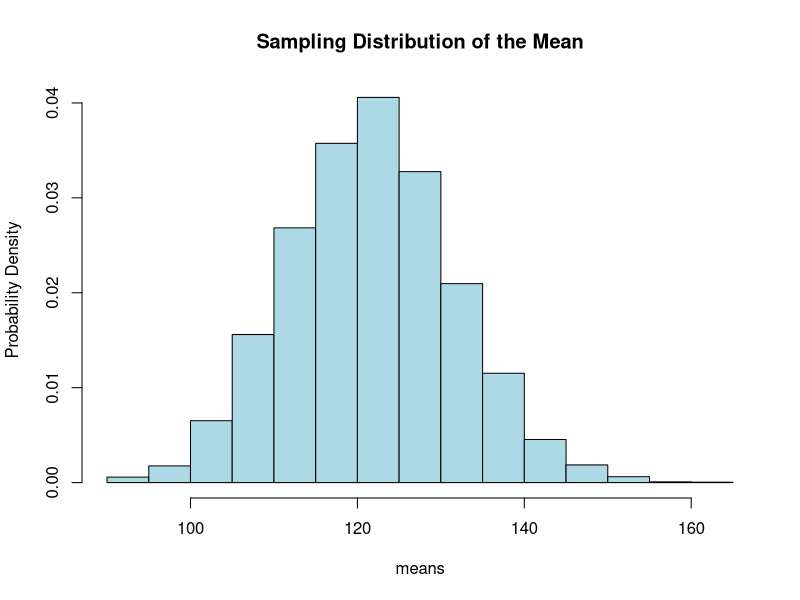

This figure's R source:
# Let's create a sample distribution plot via simulation
# Source
data(ChickWeight)
weights <- ChickWeight$weight

n <- 50
num_experiments <- 10000

# simulate
experiment_results <- replicate(
    num_experiments, sample(weights, n, replace = TRUE)
)

means <- apply(experiment_results, 2, mean)

# Generate a sampling distribution histogram of the means
hist(
    means,
    main = "Sampling Distribution of the Mean",
    col = "lightblue",
    freq = FALSE,
    ylab = "Probability Density"
)

# When you run the experiment a lot of times
# you can create a normal sample distribution
# std_dev of the means will be similar to SE
std_dev_of_means <- sd(means)

one_experiment <- experiment_results[, 1]
std_dev_of_samples <- sd(one_experiment)
std_error <- std_dev_of_samples / sqrt(length(one_experiment))

sprintf(
    paste(
        "Std_dev of Means: %f", "Std_error: %f",
        sep = ". "
    ),
    std_dev_of_means,
    std_error
)
